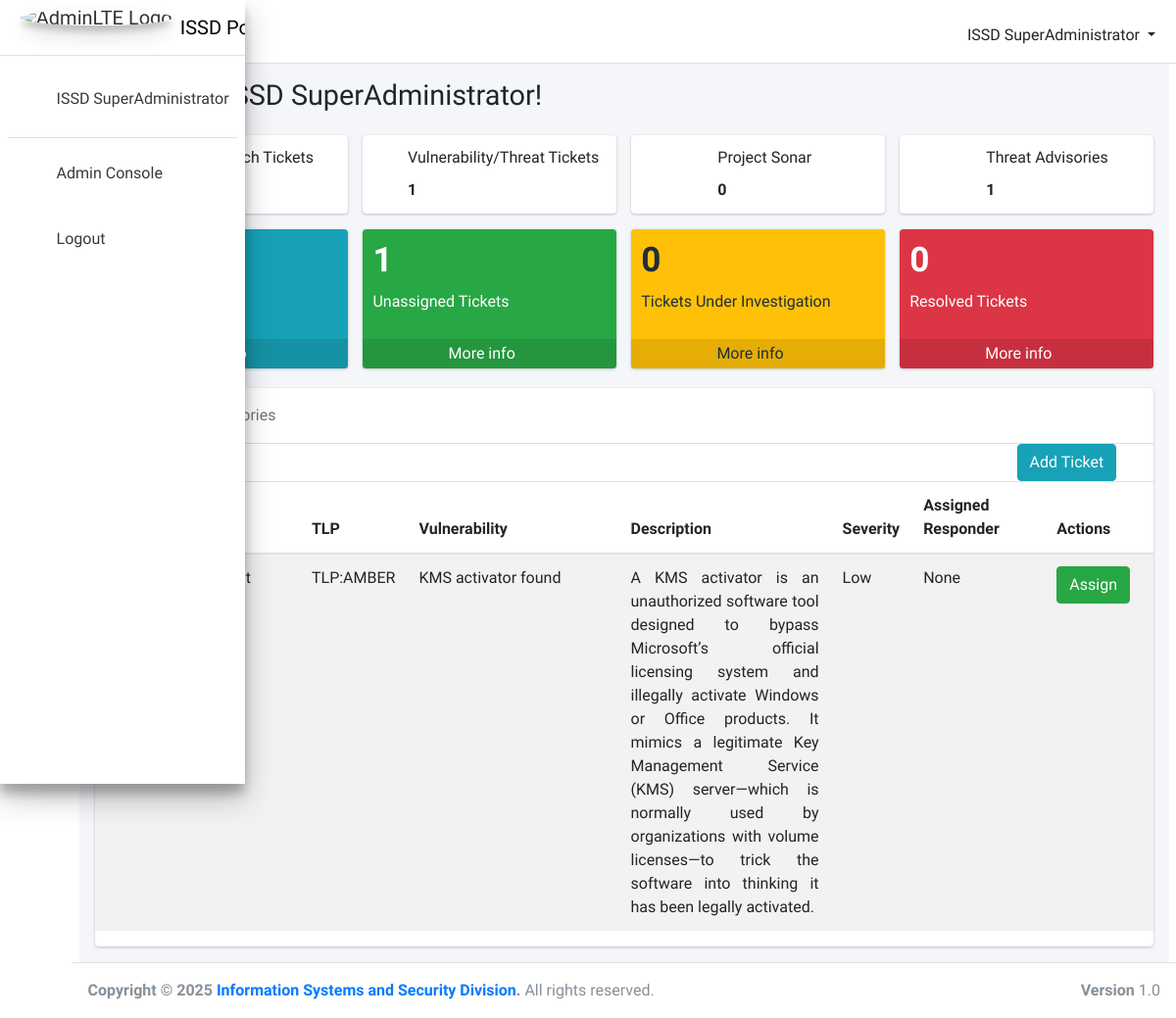
The page /cs/ (signed in) on the database its author committed.
### dbcreate/models.py (models this page shows, shortened)
class Ticket_tbl(models.Model):
	Ticket_id = models.AutoField(primary_key=True)
	Ticket_number = models.CharField(max_length=255, blank=True, null=True)
	Classification = models.ForeignKey(Classification_tbl, on_delete = models.CASCADE, related_name = 'ticket_classification', null = True, blank = True)
	Severity = models.ForeignKey(Severity_tbl, on_delete = models.CASCADE, related_name = 'ticket_severity', null = True, blank = True)
	Score = models.PositiveSmallIntegerField(validators=[MinValueValidator(1), MaxValueValidator(100)], null= True, blank = True)
	TLP = models.ForeignKey(TLP_tbl, on_delete = models.CASCADE, related_name = 'ticket_tlp', null = True, blank = True)
	Vulnerability = models.TextField(null=True, blank=True)
	Description = models.TextField(null=True, blank=True)
	Recommendations = models.TextField(null=True, blank=True)
	file_reference = models.FileField(upload_to='uploads/', null= True, blank = True)
	file_enc = models.CharField(max_length=255, blank=True, null=True)
	Responder = models.ForeignKey(Responder_tbl, on_delete=models.CASCADE, related_name = 'assigned_responder', null= True, blank = True)
	acknowledged_by = models.ForeignKey(Responder_tbl, on_delete=models.CASCADE, related_name = 'acknowledged_by', null= True, blank = True)

class Classification_tbl(models.Model):
	Classification_id = models.AutoField(primary_key=True)
	Classification = models.CharField(max_length=255, blank=True, null=True)
	Description = models.TextField(blank = True, null = True)
	def __str__(self):
		return self.Classification

class TLP_tbl(models.Model):
	TLP_id = models.AutoField(primary_key=True)
	TLP = models.CharField(max_length=255, blank=True, null=True)
	Description = models.TextField(blank = True, null = True)
	def __str__(self):
		return self.TLP

class Severity_tbl(models.Model):
	Serverity_id = models.AutoField(primary_key=True)
	Severity = models.CharField(max_length=255, blank=True, null=True)
	Description = models.TextField(blank = True, null = True)
	def __str__(self):
		return self.Severity

### cs/views.py (the view)
# urls.py: path('', login_required(views.cs), name='cs'),
def cs(request):
    if request.method == "POST":
        form = TicketForm(request.POST, request.FILES)
        if form.is_valid():
            form.save()
            return redirect('cs')  # reload same page after saving
        form1 = AdvForm(request.POST, request.FILES)
        if form1.is_valid():
            form1.save()
            return redirect('cs')  # reload same page after saving
    else:
        form = TicketForm()
        form1 = AdvForm()
    context = {
		'workbench': Ticket_tbl.objects.filter(Classification__Classification = "Workbench").count(),
		'vulnerabilities': Ticket_tbl.objects.filter(Classification__Classification = "Threat").count(),
		'sonar': Ticket_tbl.objects.filter(Classification__Classification = "Project Sonar").count(),
		'advisories': Ticket_tbl.objects.filter(Classification__Classification = "Advisory").count(),
		'total': Ticket_tbl.objects.exclude(Classification__Classification = "Advisory").count(),
		'unassigned': Ticket_tbl.objects.exclude(Classification__Classification = "Advisory").filter(Responder = None).count(), #revise in where clause
		'investigation': Ticket_tbl.objects.exclude(Responder__isnull=True).count(),
		'resolved': IR_tbl.objects.filter(Status__Status = "Resolved").count(), #revise in where clause
		'form': form,
		'form1': form1,
		'tdata': Ticket_tbl.objects.exclude(Classification__Classification="Advisory"),
		'tdata1': Ticket_tbl.objects.filter(Classification__Classification="Advisory"),
	}
    return render(request, 'cs/cs.html', context)

### dbcreate/models.py (called while the page is built)
	def __str__(self):
		return str(self.Resp)

### cs/templates/cs/cs.html (shortened to what this page needs)
{% extends "basetemp/main_base.html" %}
{% load static %}
{% block content %}
<div class="content-wrapper">
  <section class="content-header">
    <div class="container-fluid">
      <div class="row mb-2">
        <div class="col-sm-6">
          <h1>Welcome, {{user.get_full_name}}!</h1>
        </div>
      </div>
    </div>
  </section>
  <section class="content">
    <div class="container-fluid">
      <div class="row">
        <div class="col-12 col-sm-6 col-md-3">
          <div class="info-box">
            <span class="info-box-icon"><i class="fas fa-users"></i></span>
            <div class="info-box-content">
              <span class="info-box-text">Workbench Tickets</span>
              <span class="info-box-number">{{workbench}}</span>
            </div>
          </div>
        </div>
        <div class="col-12 col-sm-6 col-md-3">
          <div class="info-box mb-3">
            <span class="info-box-icon"><i class="fas fa-bell"></i></span>
            <div class="info-box-content">
              <span class="info-box-text">Vulnerability/Threat Tickets</span>
              <span class="info-box-number">{{vulnerabilities}}</span>
            </div>
          </div>
        </div>
        <div class="col-12 col-sm-6 col-md-3">
          <div class="info-box mb-3">
            <span class="info-box-icon"><i class="fas fa-shield-alt"></i></span>
            <div class="info-box-content">
              <span class="info-box-text">Project Sonar</span>
              <span class="info-box-number">{{sonar}}</span>
            </div>
          </div>
        </div>
        <div class="col-12 col-sm-6 col-md-3">
          <div class="info-box mb-3">
            <span class="info-box-icon"><i class="fab fa-github"></i></span>
            <div class="info-box-content">
              <span class="info-box-text">Threat Advisories</span>
              <span class="info-box-number">{{advisories}}</span>
            </div>
          </div>
        </div>
      </div>
      <div class="row">
        <div class="col-lg-3 col-6">
          <div class="small-box bg-info">
            <div class="inner">
              <h3>{{total}}</h3>
              <p>Total Tickets</p>
            </div>
            <a href="#" class="small-box-footer">
              More info <i class="fas fa-arrow-circle-right"></i>
            </a>
          </div>
        </div>
        <div class="col-lg-3 col-6">
          <div class="small-box bg-success">
            <div class="inner">
              <h3>{{unassigned}}</h3>
              <p>Unassigned Tickets</p>
            </div>
            <a href="#" class="small-box-footer">
              More info <i class="fas fa-arrow-circle-right"></i>
            </a>
          </div>
        </div>
        <div class="col-lg-3 col-6">
          <div class="small-box bg-warning">
            <div class="inner">
              <h3>{{investigation}}</h3>
              <p>Tickets Under Investigation</p>
            </div>
            <a href="#" class="small-box-footer">
              More info <i class="fas fa-arrow-circle-right"></i>
            </a>
          </div>
        </div>
        <div class="col-lg-3 col-6">
          <div class="small-box bg-danger">
            <div class="inner">
              <h3>{{resolved}}</h3>
              <p>Resolved Tickets</p>
            </div>
            <a href="#" class="small-box-footer">
              More info <i class="fas fa-arrow-circle-right"></i>
            </a>
          </div>
        </div>
      </div>
      <div class="row">
        <div class="col-12">
          <div class="card">
            <div class="card-header p-2">
              <ul class="nav nav-pills">
                <li class="nav-item">
                  <a class="nav-link active" href="#threats" data-toggle="tab">Threats</a>
                </li>
                <li class="nav-item">
                  <a class="nav-link" href="#advisories" data-toggle="tab">Advisories</a>
                </li>
              </ul>
            </div>
            <div class="card-body p-0">
              <div class="tab-content">
                <div class="tab-pane fade show active" id="threats">
                      <a href="#" class="btn btn-info float-right btn-custom" data-toggle="modal" data-target="#addTicketModal">
                      Add Ticket
                      </a>
                  <table class="table table-striped">
                  <thead>
                    <tr>
                      <th>Ticket Ref #</th>
                      <th class="d-none d-sm-table-cell" style="width: 10%">Type</th>
                      <th class="d-none d-sm-table-cell">TLP</th>
                      <th style="width: 20%">Vulnerability</th>
                      <th class="d-none d-sm-table-cell" style="width: 20%">Description</th>
                      <th class="d-none d-sm-table-cell">Severity</th>
                      <th>Assigned Responder</th>
                      <th>Actions</th>
                    </tr>
                  </thead>
                  <tbody>
                    {% for items in tdata %}
                    <tr>
                      <td>{{items.Ticket_number}}</td>
                      <td class="d-none d-sm-table-cell">{{items.Classification}}</td>
                      <td class="d-none d-sm-table-cell">{{items.TLP}}</td>
                      <td>{{items.Vulnerability}}</td>
                      <td class="d-none d-sm-table-cell text-justify">{{items.Description}}</td>
                      <td class="d-none d-sm-table-cell">{{items.Severity}}</td>
                      <td>{{items.Responder}}</td>
                      {% if user.is_superuser %}
                        <td>
                          <a href="#" class="btn btn-success" data-toggle="modal" data-target="#assignModal">
                            Assign
                          </a>
                        </td>
                      {% else %}
                        <td><button class="btn btn-success" disabled>Assign</button></td>
                      {% endif %}
                    </tr>
                    {% endfor %}
                  </tbody>
                </table>
                </div>
              </div>
            </div>
          </div>
        </div>
      </div>
    </div>
  </section>
</div>
{% endblock content %}

### basetemp/templates/basetemp/main_base.html (shortened to what this page needs)
{% load static %}
<!DOCTYPE html>
<html lang="en">
<head>
  <link rel="stylesheet" href="{% static 'basetemp/plugins/fontawesome-free/css/all.min.css' %}">
  <link rel="stylesheet" href="https://code.ionicframework.com/ionicons/2.0.1/css/ionicons.min.css">
  <link rel="stylesheet" href="{% static 'basetemp/plugins/tempusdominus-bootstrap-4/css/tempusdominus-bootstrap-4.min.css' %}">
  <link rel="stylesheet" href="{% static 'basetemp/plugins/icheck-bootstrap/icheck-bootstrap.min.css' %}">
  <link rel="stylesheet" href="{% static 'basetemp/plugins/jqvmap/jqvmap.min.css' %}">
  <link rel="stylesheet" href="{% static 'basetemp/dist/css/adminlte.min.css' %}">
  <link rel="stylesheet" href="{% static 'basetemp/plugins/overlayScrollbars/css/OverlayScrollbars.min.css' %}">
  <link rel="stylesheet" href="{% static 'basetemp/plugins/daterangepicker/daterangepicker.css' %}">
  <link rel="stylesheet" href="{% static 'basetemp/plugins/summernote/summernote-bs4.min.css' %}">
  <link rel="stylesheet" href="https://cdn.datatables.net/1.11.4/css/jquery.dataTables.min.css">
</head>
<body class="hold-transition sidebar-mini layout-fixed sidebar-collapse">
<div class="wrapper">
  <nav class="main-header navbar navbar-expand navbar-white navbar-light mt-2">
    <ul class="navbar-nav">
      <li class="nav-item">
        <a class="nav-link" data-widget="pushmenu" href="#" role="button"><i class="fas fa-bars"></i></a>
      </li>
      <li class="nav-item d-none d-sm-inline-block">
        <a href="#" class="nav-link"></a>
      </li>
    </ul>
    <div class="btn-group ml-auto profile">
        <button type="button" class="btn dropdown-toggle" data-toggle="dropdown" aria-haspopup="true" aria-expanded="false">
          {{user.get_full_name}}
        </button>
    </div>
  </nav>
  <aside class="main-sidebar sidebar-light-primary elevation-4 sb">
    <a href="/" class="brand-link">
      <img src="{% static 'basetemp/dotricon.png' %}" alt="AdminLTE Logo" class="brand-image img-circle elevation-3" style="opacity: .8">
    </a>
    <div class="sidebar">
      <div class="user-panel mt-3 pb-3 mb-3 d-flex">
           <nav class="mt-2">
          <ul class="nav nav-pills nav-sidebar flex-column" role="menu">
          <li class="nav-item">
              <a class="nav-link" href = "/profile/">
              <i class="nav-icon fa fa-user-tie"></i>
            </a>
          </li>
          </ul>
        </nav>
      </div>
      <nav class="mt-2">
        <ul class="nav nav-pills nav-sidebar flex-column sb" data-widget="treeview" role="menu" data-accordion="false">
          {% if user.is_superuser %}
          <li class="nav-item">
            <a href="/admin/" target="_blank" class="nav-link">
              <i class="nav-icon fa fa-home"></i>
            </a>
          </li>
          {% endif %}
          <br>
          <li class="nav-item">
            <li class="nav-item">
            <a type="button" class="nav-link" data-toggle="modal" data-target="#logoutdiv">
              <i class="nav-icon fas fa-sign-out-alt"></i>
            </a>
          </li>
          </li>
        </ul>
      </nav>
    </div>
  </aside>
    <div class="container-fluid">
      {% block content %}{% endblock content %}
    </div>
  <footer class="main-footer">
    <strong>Copyright &copy; 2025 <a href="https://dotr.gov.ph">Information Systems and Security Division</a>.</strong>
    All rights reserved.
    <div class="float-right d-none d-sm-inline-block">
      <b>Version</b> 1.0
    </div>
  </footer>
</div>
</body>
</html>

### basetemp/templates/basetemp/main_base.html (style rules this page uses)
.btn-custom { margin-right: 3.5%; }

### rows shown on the page
Ticket_tbl: Classification "Threat", TLP "TLP:AMBER", Vulnerability "KMS activator found", Description "A KMS activator is an unauthorized software tool designed to bypass Microsoft’s official licensing system and illegally activate Windows or Office products. It mimics a legitimate Key Management Service (KMS) server—which is normally used by organizations with volume licenses—to trick the software into thinking it has been legally activated.", Severity "Low", Responder "None"

### other values the page prints
{{ user.get_full_name }} "ISSD SuperAdministrator"
{{ vulnerabilities }} "1"
{{ sonar }} "0"
{{ advisories }} "1"
{{ total }} "1"
{{ unassigned }} "1"
{{ investigation }} "0"
{{ resolved }} "0"
